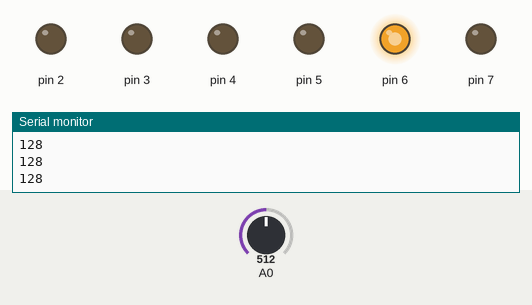
Recording of a sketch running on a simulated Arduino Uno, built with avr-gcc and run on an emulated ATmega328P. Parts: output pins drawn as LEDs (lit = HIGH), the last lines printed to the serial monitor. The test bench sets the inputs (shaded band); at power-on: A0 = 512.

Above: at 0.8 s.
0.9 s: A0 set to 1023
At 1.7 s:
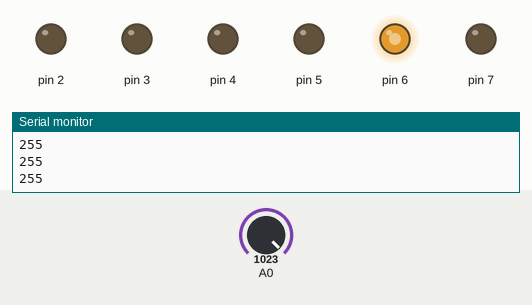
2.4 s: A0 set to 900
At 2.9 s:
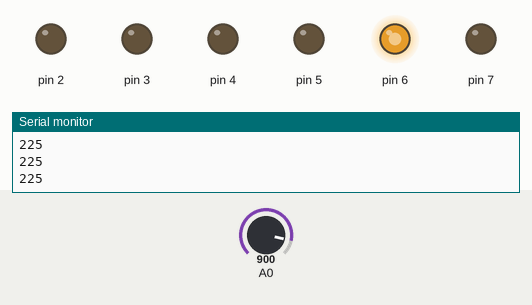
Timing chart, 0 to 5.4 s (numbered marks = the images above; inputs shaded):
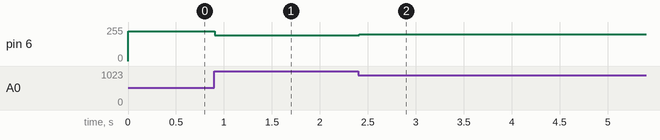

The sketch:

ps.ino
```cpp
#include <avr/io.h>
#include <util/delay.h>
#define F_CPU 16000000UL

int main(void)
{
  Serial.begin(9600);
  DDRD = 255;  //we need to set the pwm pins to output if we are using normal mode pwm
  int a; //to store the value given after adc conversion

  //adc part
  ADMUX |= (1<<ADLAR); //we use the internal voltage for reference so no change to refs and we want to store 8 bits in adch so adlar =1 and we take adc input in pin0 of mux pins also all zero
  ADCSRA |= (1<<ADEN)|(1<<ADPS2)|(1<<ADPS1)|(1<<ADPS0); //set aden 1 to set the selcted pin as adc pin and adsp2,adsp1,adsp0 are used to set the prescaling factor for adc conversion set to 128 as for lesser than 200khz prescaler of atleast 80 is required

  //pwm part
  TCCR0A |= (1<<COM0A1)|(1<<COM0A0)|(1<<WGM01)|(1<<WGM00);// com is used to set inverting mode and the wgm pins are used to set the mode of pwm(fast)
  TCCR0B |= (0<<CS02)|(0<<CS01)|(1<<CS00);   //to set the prescaling factor for the tcnt0 clock
  TCNT0 =0;      //to start the tcnt0 clock
  OCR0A = 0; //initializing the comparing value to 0

  while (1)
  {
    ADCSRA |=(1<<ADSC);//to start the adc conversion
    while(ADCSRA&(1<<ADSC));  // wait til the adc conversion is over
    a = ADCH;
    Serial.println(a);
    OCR0A = a/4;  // to set the comparing value for the pwm generation


  }
}
```

Measured:
- after the input at 0.9 s, pin 6: 223/255 → 192/255 at once
- after the input at 2.4 s, pin 6: 192/255 → 199/255 at once
